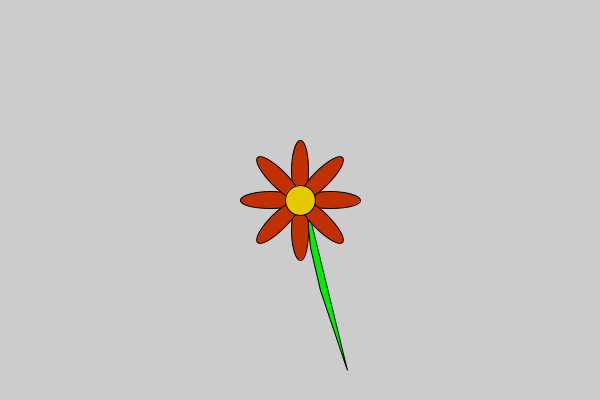
Frame 1 (no input)
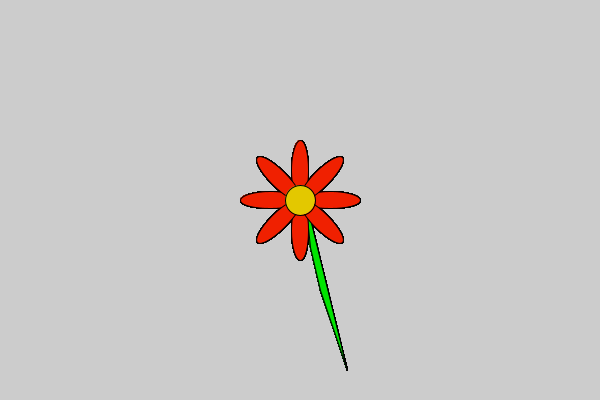
Frame 60 (the mouse pressed at the canvas centre just before this capture)
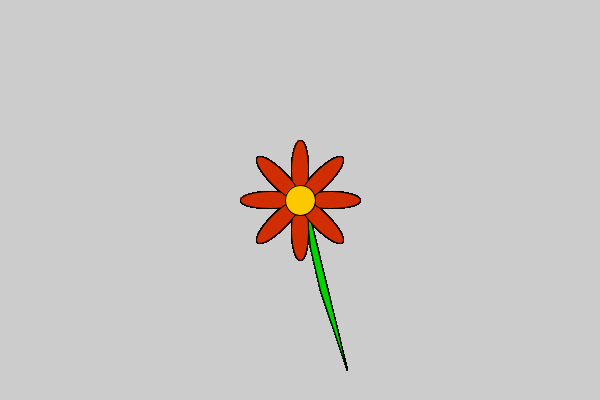
Frame 120 (the mouse held since frame 60 and released just before this capture)

The Processing sketch that drew these frames (run headless with seeded random() and noise(); from frame 60 on, the mouse is pressed at the canvas centre):

// Processing sketch: processing_165762
// ── processing_165762.pde

/* * *
 * Ada Lovelace Day
 *
 * Alunos: Marcelo Uchimura
 *         Matheus Gutierrez
 *---
 * Proposta
 * 
 * Como proposta para o dia de Ada Lovelace, optamos por
 * desenhar uma flor com oito pétalas, simbolizando
 * a engenhosa forma de pensar da matemática com a
 * leveza de uma flor.
 */
 
void setup() {
  // tamanho do viewport
  size(600,400);
  
}

void draw() { 
  frameRate(8);

  // caule
  fill(0, random(205,255), 0);
  beginShape();
  vertex(width/2+5, height/2-2);
  vertex(width/2+10, height/2+47);
  vertex(width/2+20, height/2+90);
  vertex(width/2+47, height/2+170);
  endContour();
  endShape(CLOSE);

  // coloração aleatória das pétalas  
  fill(random(170,255), random(25,50), 0);

  // petalas na horizontal e na vertical
  ellipseMode(CORNER);
  ellipse(width/2-8.5, height/2-60, 17, 60);
  ellipse(width/2-8.5, height/2, 17, 60);
  ellipse(width/2-60, height/2-8.5, 60, 17);
  ellipse(width/2, height/2-8.5, 60, 17);

  pushMatrix();
  translate(width/2, height/2);
  rotate(QUARTER_PI);
  // petalas na diagonal 1
  ellipse(-60, -8.5, 60, 17);
  ellipse(0, -8.5, 60, 17);
  popMatrix();
  
  pushMatrix();
  translate(width/2, height/2);
  rotate(-QUARTER_PI);
  // petalas na diagonal 2
  ellipse(-60, -8.5, 60, 17);
  ellipse(0, -8.5, 60, 17);
  popMatrix();

  // estame
  ellipseMode(CENTER);
  fill(random(220,255),200,0);
  ellipse(width/2, height/2, 30, 30);
}
